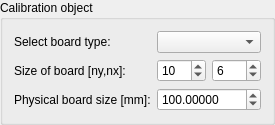
                <widget class="QGroupBox" name="groupBox_3">
                 <property name="title">
                  <string>Calibration object</string>
                 </property>
                 <layout class="QFormLayout" name="formLayout">
                  <property name="fieldGrowthPolicy">
                   <enum>QFormLayout::AllNonFixedFieldsGrow</enum>
                  </property>
                  <item row="0" column="0">
                   <widget class="QLabel" name="label_5">
                    <property name="text">
                     <string>Select board type:</string>
                    </property>
                   </widget>
                  </item>
                  <item row="0" column="1">
                   <widget class="QComboBox" name="comboBoardType"/>
                  </item>
                  <item row="1" column="0">
                   <widget class="QLabel" name="label_6">
                    <property name="text">
                     <string>Size of board [ny,nx]:</string>
                    </property>
                   </widget>
                  </item>
                  <item row="1" column="1">
                   <layout class="QHBoxLayout" name="horizontalLayout_10">
                    <item>
                     <widget class="QSpinBox" name="spinBoxBoardSizeX">
                      <property name="value">
                       <number>10</number>
                      </property>
                     </widget>
                    </item>
                    <item>
                     <widget class="QSpinBox" name="spinBoxBoardSizeY">
                      <property name="value">
                       <number>6</number>
                      </property>
                     </widget>
                    </item>
                   </layout>
                  </item>
                  <item row="2" column="0">
                   <widget class="QLabel" name="label_7">
                    <property name="text">
                     <string>Physical board size [mm]:</string>
                    </property>
                   </widget>
                  </item>
                  <item row="2" column="1">
                   <layout class="QHBoxLayout" name="horizontalLayout_11">
                    <item>
                     <widget class="QDoubleSpinBox" name="_squarePhysicalSize_SPINB">
                      <property name="decimals">
                       <number>5</number>
                      </property>
                      <property name="maximum">
                       <double>999999999.000000000000000</double>
                      </property>
                      <property name="value">
                       <double>100.000000000000000</double>
                      </property>
                     </widget>
                    </item>
                   </layout>
                  </item>
                 </layout>
                </widget>
